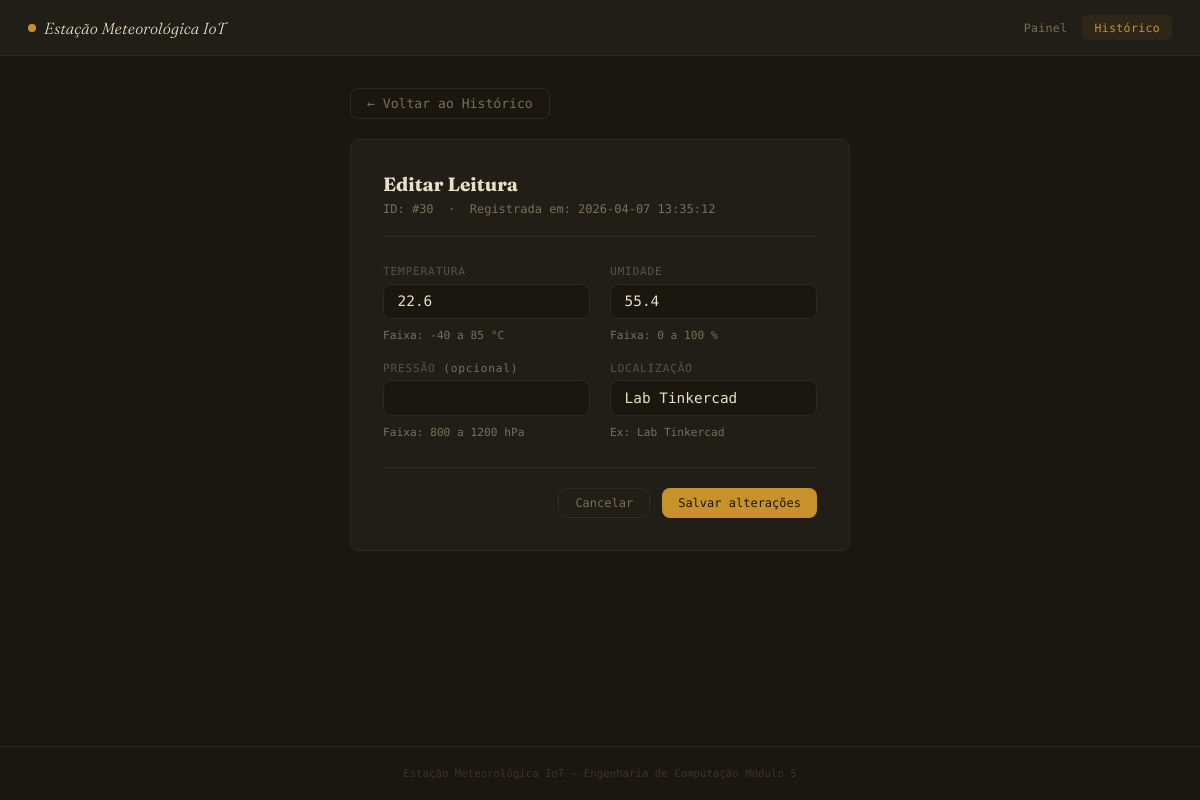
Page /leituras/30/editar on the committed database.
### tables this page shows
CREATE TABLE leituras (
    id          INTEGER  PRIMARY KEY AUTOINCREMENT,
    temperatura REAL     NOT NULL,
    umidade     REAL     NOT NULL,
    pressao     REAL,                                          -- opcional (não usado no Tinkercad)
    localizacao TEXT     DEFAULT 'Lab Tinkercad',
    timestamp   DATETIME DEFAULT (datetime('now','localtime'))
);

### app.py (the view)
@app.route('/leituras/<int:id>/editar')
def editar_form(id):
    leitura = buscar_leitura(id)
    if not leitura:
        return jsonify({'erro': f'Leitura {id} não encontrada'}), 404
    return render_template('editar.html', leitura=leitura)

### database.py (called while the page is built)
def get_db_connection() -> sqlite3.Connection:
    conn = sqlite3.connect(DB_PATH, timeout=10)
    conn.execute('PRAGMA journal_mode=WAL')
    conn.execute('PRAGMA busy_timeout=5000')  # espera até 5s em caso de lock
    conn.row_factory = sqlite3.Row
    return conn

def buscar_leitura(id: int) -> sqlite3.Row | None:
    conn = get_db_connection()
    try:
        row = conn.execute(
            "SELECT * FROM leituras WHERE id = ?", (id,)
        ).fetchone()
        return row
    finally:
        conn.close()

### templates/editar.html (shortened to what this page needs)
{% extends "base.html" %}
{% block content %}
<div class="edit-container">
  <div style="margin-bottom:1.25rem;">
    <a href="/leituras" class="btn btn-ghost" style="font-size:.82rem;">← Voltar ao Histórico</a>
  </div>
  <div class="edit-card">
    <h2>Editar Leitura</h2>
    <div class="edit-meta">
      ID: #{{ leitura['id'] }} &nbsp;·&nbsp; Registrada em: {{ leitura['timestamp'] }}
    </div>
    <div>
      <div class="form-grid">
        <div class="field">
          <label for="temperatura">TEMPERATURA</label>
          <input type="number" id="temperatura" name="temperatura"
                 value="{{ leitura['temperatura'] }}"
                 step="0.1" min="-40" max="85" />
          <span class="field-hint">Faixa: -40 a 85 °C</span>
        </div>
        <div class="field">
          <label for="umidade">UMIDADE</label>
          <input type="number" id="umidade" name="umidade"
                 value="{{ leitura['umidade'] }}"
                 step="0.1" min="0" max="100" />
          <span class="field-hint">Faixa: 0 a 100 %</span>
        </div>
      </div>
      <div class="form-grid">
        <div class="field">
          <label for="pressao">PRESSÃO <span style="font-weight:400;color:var(--muted)">(opcional)</span></label>
          <input type="number" id="pressao" name="pressao"
                 value="{{ leitura['pressao'] if leitura['pressao'] else '' }}"
                 step="0.1" min="800" max="1200" />
          <span class="field-hint">Faixa: 800 a 1200 hPa</span>
        </div>
        <div class="field">
          <label for="localizacao">LOCALIZAÇÃO</label>
          <input type="text" id="localizacao" name="localizacao"
                 value="{{ leitura['localizacao'] or '' }}"
                 maxlength="100" />
          <span class="field-hint">Ex: Lab Tinkercad</span>
        </div>
      </div>
      <div class="form-footer">
        <a href="/leituras" class="btn btn-ghost">Cancelar</a>
        <button class="btn btn-primary" onclick="salvarEdicao({{ leitura['id'] }})">
          Salvar alterações
        </button>
      </div>
    </div>
  </div>
</div>
{% endblock %}

### static/css/style.css (style rules this page uses)
*, *::before, *::after { box-sizing: border-box; margin: 0; padding: 0; }
:root { --bg: #1a1610; --surface: #211e17; --border: #2e2a1f; --accent: #c8922a; --accent2: #c0614a; --text: #e8dfc8; --muted: #7a6e5a; --danger: #c0614a; --mono: 'DM Mono', monospace; --sans: 'Fraunces', Georgia, serif; --radius: 8px; --shadow: 0 4px 24px rgba(0,0,0,.6); }
html { scroll-behavior: smooth; }
body { background: var(--bg); color: var(--text); font-family: var(--sans); font-weight: 300; min-height: 100vh; display: flex; flex-direction: column; }
.btn { display: inline-flex; align-items: center; gap: .35rem; padding: .45rem 1rem; border-radius: var(--radius); font-family: var(--mono); font-weight: 500; font-size: .75rem; cursor: pointer; border: none; text-decoration: none; transition: filter .18s, transform .1s; }
.btn-primary { background: var(--accent); color: #1a1610; }
.btn-ghost { background: transparent; color: var(--muted); border: 1px solid var(--border); }
.field { display: flex; flex-direction: column; gap: .35rem; }
.field label { font-family: var(--mono); font-size: .7rem; color: #5c5143; letter-spacing: .07em; }
input[type=text], input[type=number] { background: var(--bg); border: 1px solid var(--border); border-radius: var(--radius); color: var(--text); font-family: var(--mono); font-size: .9rem; padding: .55rem .85rem; width: 100%; transition: border-color .2s; }

### templates/editar.html (style rules this page uses)
.edit-container { max-width: 500px; margin: 0 auto; }
.edit-card { background: var(--surface); border: 1px solid var(--border); border-radius: var(--radius); padding: 2rem; }
.edit-card h2 { font-size: 1.2rem; font-weight: 700; margin-bottom: .35rem; }
.edit-meta { font-family: var(--mono); font-size: .75rem; color: var(--muted); margin-bottom: 1.75rem; padding-bottom: 1.25rem; border-bottom: 1px solid var(--border); }
.form-grid { display: grid; grid-template-columns: 1fr 1fr; gap: 1.25rem; margin-bottom: 1.25rem; }
.form-footer { display: flex; justify-content: flex-end; gap: .75rem; margin-top: 1.75rem; padding-top: 1.25rem; border-top: 1px solid var(--border); }
.field-hint { font-family: var(--mono); font-size: .7rem; color: var(--muted); margin-top: .25rem; }

### rows in the picture
leituras: id "30", timestamp "2026-04-07 13:35:12", temperatura "22.6", umidade "55.4", localizacao "Lab Tinkercad"
